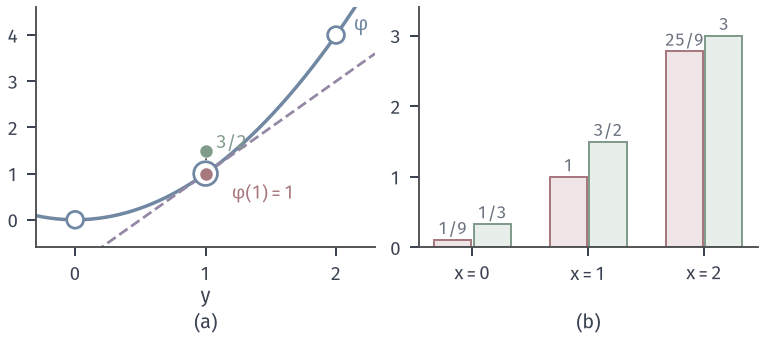

This chart was generated by the following Python code:
"""Conditional Jensen with phi(y)=y^2 on the sensor table.
(a) group X=1: points (y, y^2), y=0,1,2 with conditional probabilities 1/4,1/2,1/4 (blue, size ~ prob);
support line l(y)=1+2(y-1) at m=E[Y|X=1]=1 (purple dashed); phi(m)=1 (red), E[Y^2|X=1]=3/2 (green).
(b) for x=0,1,2: (E[Y|X=x])^2 = 1/9, 1, 25/9 (red) and E[Y^2|X=x] = 1/3, 3/2, 3 (green); gaps 2/9, 1/2, 2/9."""
from pathlib import Path
import sys
sys.path.insert(0, str(Path(__file__).resolve().parents[1]/'cexp-common'))
from common import *

fig, (a, b) = figure(width_mm=108, height_mm=48, ncols=2)
y = np.linspace(-0.3, 2.3, 300)
a.plot(y, y**2, color=BLUE, lw=1.4)
a.plot(y, 1 + 2*(y - 1), color=PURPLE, lw=1.1, ls='--')
c = P[1]/P[1].sum()
a.scatter(np.arange(3), np.arange(3)**2, s=90*c/0.5, facecolor='white', edgecolor=BLUE, lw=1.1, zorder=4)
a.plot([1, 1], [1, 1.5], color=STROKE, lw=0.7, ls=':')
a.scatter([1], [1], s=18, color=RED, zorder=5)
a.scatter([1], [1.5], s=18, color=GREEN, zorder=5)
a.text(1.08, 1.55, r'$3/2$', fontsize=7.5, color=GREEN)
a.text(1.2, 0.45, r'$\varphi(1)=1$', fontsize=7.5, color=RED)
a.text(2.25, 4.1, r'$\varphi$', color=BLUE, ha='right')
a.set_xlim(-0.3, 2.3); a.set_ylim(-0.6, 4.6); a.set_xticks([0, 1, 2]); a.set_xlabel('$y$', labelpad=1)
x = np.arange(3)
m = np.array([1/3, 1, 5/3]); s2 = np.array([1/3, 1.5, 3])
b.bar(x - 0.17, m**2, width=0.32, color=RED_FILL, edgecolor=RED, lw=0.8)
b.bar(x + 0.17, s2, width=0.32, color=GREEN_FILL, edgecolor=GREEN, lw=0.8)
for i in range(3):
    b.text(x[i] - 0.17, m[i]**2 + 0.08, ['1/9', '1', '25/9'][i], ha='center', fontsize=7, color=MUTED)
    b.text(x[i] + 0.17, s2[i] + 0.08, ['1/3', '3/2', '3'][i], ha='center', fontsize=7, color=MUTED)
b.set_xticks(x); b.set_xticklabels(['$x=0$', '$x=1$', '$x=2$']); b.set_ylim(0, 3.4)
tag(a, '(a)', y=-0.27); tag(b, '(b)', y=-0.27)
save(fig, Path(__file__).resolve().parent, 'figure', {'m_sq': list(m**2), 'second_moment': list(s2), 'cond_var': list(s2 - m**2)})
